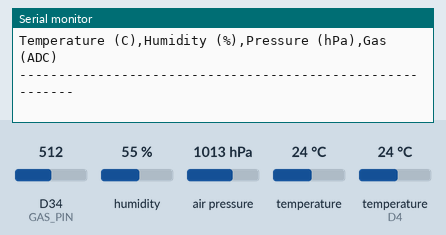
Simulated run of this sketch. Board: Arduino Due. On the bench: the last lines printed to the serial monitor. Inputs (shaded band) come from the test bench; at power-on: humidity 55 %, air pressure 1013 hPa, D34 (GAS_PIN) = 512, temperature 24 °C, temperature (sensor on D4) 24 °C (analog values on the 0–1023 scale).

Above: at 4.2 s.
4.3 s: humidity set to 22 %
At 16.2 s:
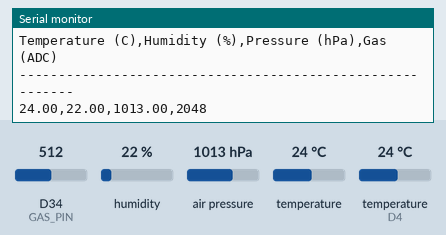
22.3 s: air pressure set to 952 hPa
At 31.2 s:
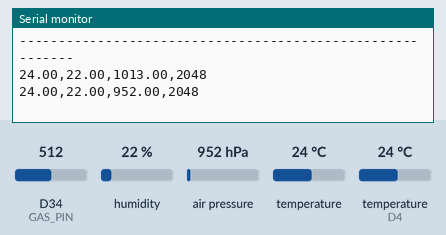
40.3 s: D34 (GAS_PIN) set to 716
At 46.2 s:
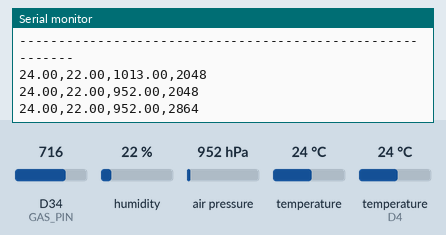
58.3 s: temperature (sensor 0) set to 12 °C
At 61.3 s:
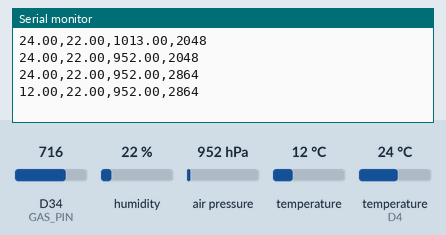

Measured:
- after the input at 4.3 s, the serial monitor: prints a new line after 10.7 s (image 1)
- after the input at 22.3 s, the serial monitor: prints a new line after 7.7 s (image 2)
- after the input at 40.3 s, the serial monitor: prints a new line after 4.7 s (image 3)
- after the input at 58.3 s, the serial monitor: prints a new line after 1.7 s (image 4)

The sketch:

environmental_data_logger.ino
```cpp
#include <Wire.h>
#include <Adafruit_Sensor.h>
#include <Adafruit_BMP085_U.h>
#include <DHT.h>

#define DHTPIN 4
#define DHTTYPE DHT11
#define GAS_PIN 34

DHT dht(DHTPIN, DHTTYPE);
Adafruit_BMP085_Unified bmp = Adafruit_BMP085_Unified(10085);

unsigned long lastMillis = 0;
const unsigned long interval_ms = 15000; // 15 seconds

void setup() {
  Serial.begin(115200);
  delay(1000);

  Serial.println("\n============================================");
  Serial.println("     BMP180 + DHT11 + FC-22 Logger");
  Serial.println("============================================");
  Serial.println("Sensor warm-up: FC-22 requires ~120 s for stable readings.\n");

  dht.begin();

  if (!bmp.begin()) {
    Serial.println("ERROR: BMP180 not detected! Check wiring.");
    while (1);
  }

  analogReadResolution(12);
  delay(2000);

  Serial.println("Temperature (C),Humidity (%),Pressure (hPa),Gas (ADC)");
  Serial.println("----------------------------------------------------------");
}

void loop() {
  unsigned long now = millis();

  if (now - lastMillis >= interval_ms) {
    lastMillis = now;

    float hum = dht.readHumidity();

    float temp_bmp = 0;
    float pressure = 0;

    bmp.getTemperature(&temp_bmp);
    bmp.getPressure(&pressure);
    pressure = pressure / 100.0; // Pa to hPa

    int gas_raw = analogRead(GAS_PIN);

    if (isnan(hum)) {
      Serial.println("#ERR_DHT");
    } else {
      Serial.printf("%.2f,%.2f,%.2f,%d\n",
                    temp_bmp, hum, pressure, gas_raw);
    }
  }
}
```
